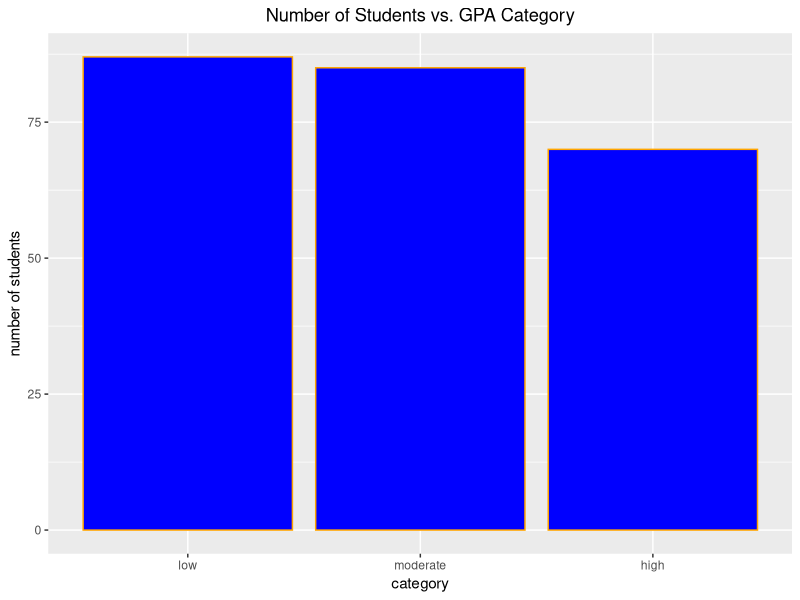
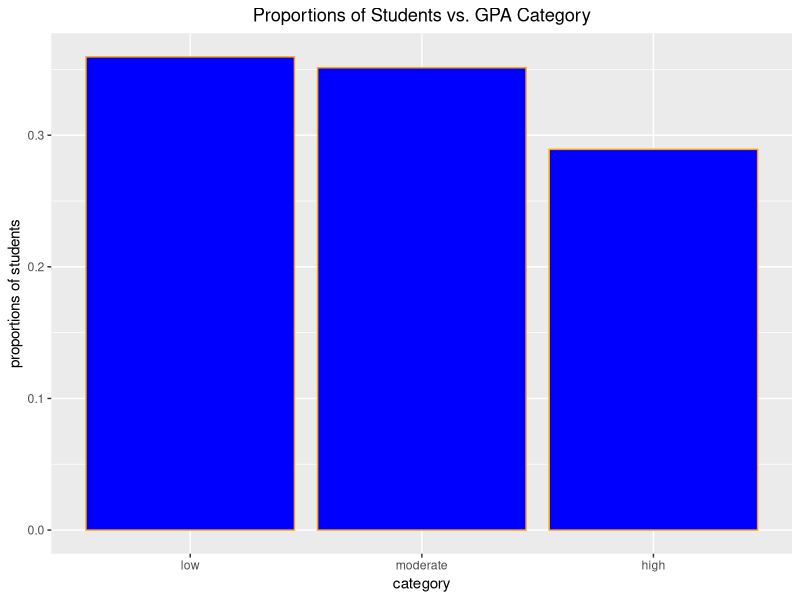
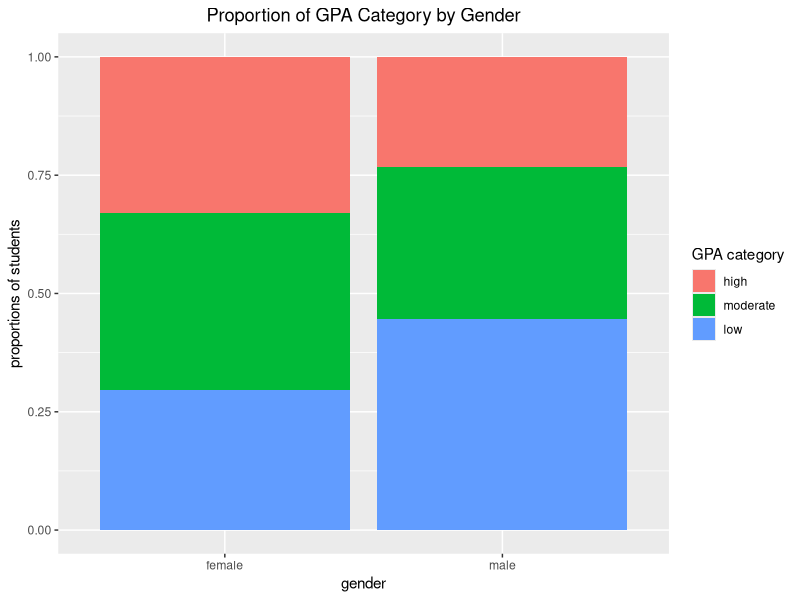
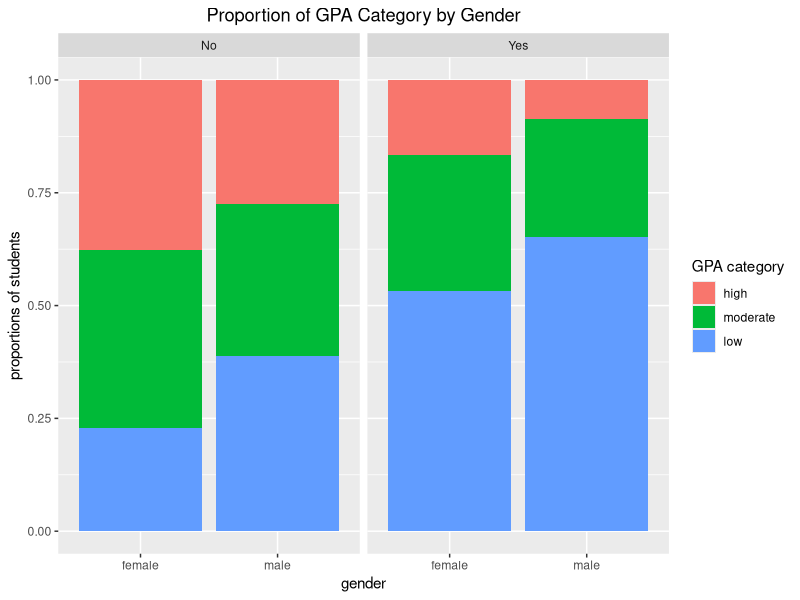
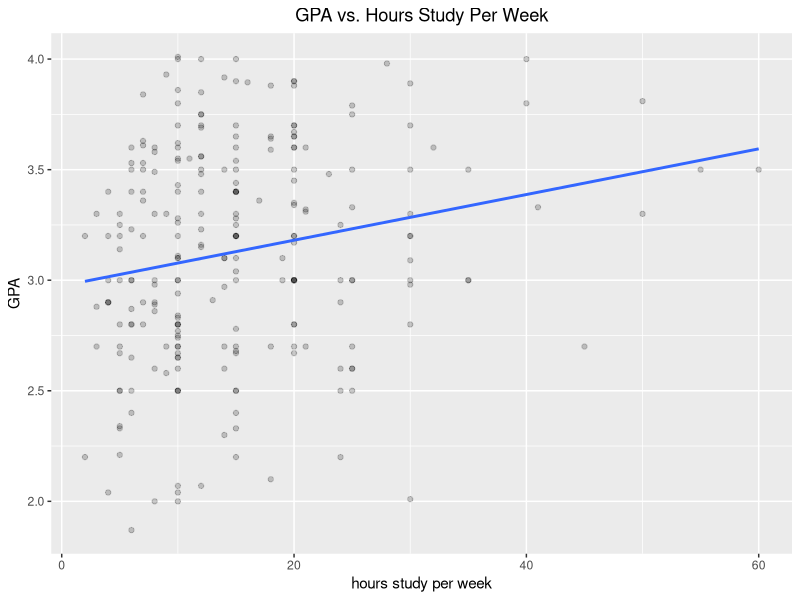
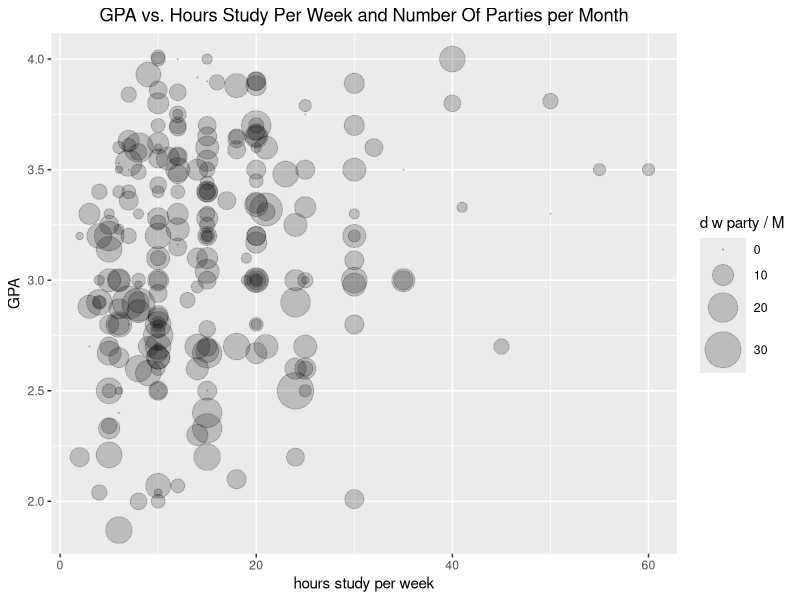
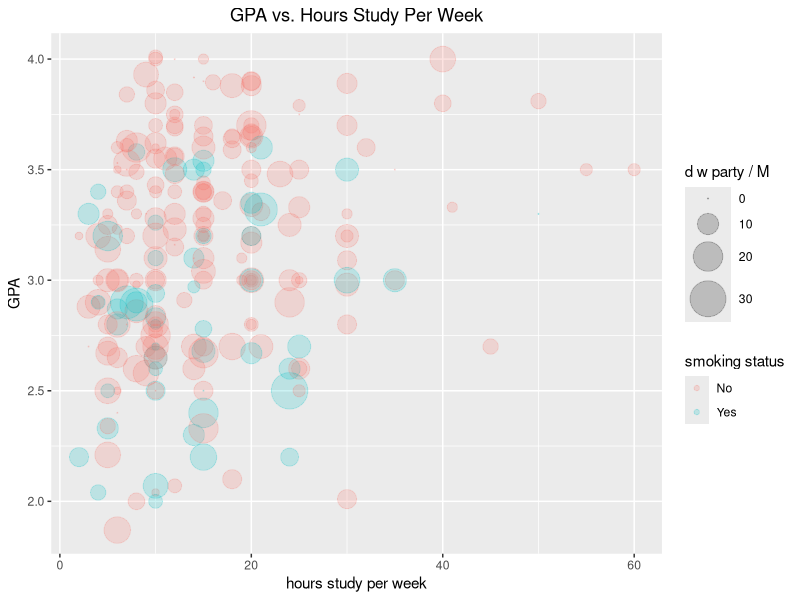

The R source for these figures, in order:
## ---- chunk 1
students_dataframe <-
    read.csv(
        file = "../../Module_1--Data_Wrangling/Guided_Question_Set/new_students.csv"
    )
head(students_dataframe, n = 3)
## ---- chunk 2
    table(students_dataframe$GPA.cat)[c("low", "moderate", "high")]
## ---- chunk 3
    library(dplyr)
    library(ggplot2)
    GPA_category <- students_dataframe %>% select(GPA.cat) %>% filter(!is.na(GPA.cat))
    colnames(GPA_category) <- "GPA_category"
    ggplot(data = GPA_category, aes(x = GPA_category)) +
        geom_bar(fill = "blue", color = "orange") +
        scale_x_discrete(limits = c("low", "moderate", "high")) +
        theme(
            plot.title = element_text(hjust = 0.5),
            axis.text.x = element_text(angle = 0)
        ) +
        labs(
            x = "category",
            y = "number of students",
            title = "Number of Students vs. GPA Category"
        )
## ---- chunk 4
    number_of_students <- nrow(GPA_category)
    proportion <-
        GPA_category %>%
            group_by(GPA_category) %>%
            summarize(numbers_of_students = n()) %>%
            mutate(proportions_of_students = numbers_of_students / number_of_students)
    ggplot(data = proportion, aes(x = GPA_category, y = proportions_of_students)) +
        geom_bar(stat = "identity", fill = "blue", color = "orange") +
        scale_x_discrete(limits = c("low", "moderate", "high")) +
        theme(
            plot.title = element_text(hjust = 0.5),
            axis.text.x = element_text(angle = 0)
        ) +
        labs(
            x = "category",
            y = "proportions of students",
            title = "Proportions of Students vs. GPA Category"
        )
## ---- chunk 5
    numbers_of_students_by_gender_and_GPA_category <-
        table(
            students_dataframe$Gender, students_dataframe$GPA.cat
        )[, c("low", "moderate", "high")]
    numbers_of_students_by_gender_and_GPA_category
    chisq.test(numbers_of_students_by_gender_and_GPA_category)
## ---- chunk 6
    percentages_of_students_by_gender_and_GPA_category <-
        round(prop.table(numbers_of_students_by_gender_and_GPA_category, 1) * 100, 2)
    percentages_of_students_by_gender_and_GPA_category
    chisq.test(percentages_of_students_by_gender_and_GPA_category)
## ---- chunk 7
    gender_and_GPA_category <-
        students_dataframe %>% select(Gender, GPA.cat) %>% filter(!is.na(GPA.cat))
    colnames(gender_and_GPA_category) <- c("gender", "GPA_category")
    proportion_of_GPA_category_by_gender <-
        gender_and_GPA_category %>%
            group_by(gender, GPA_category) %>%
            summarize(proportions_of_students = n()) %>%
            mutate(
                proportions_of_students = proportions_of_students / number_of_students
            )
    ggplot(
        proportion_of_GPA_category_by_gender,
        aes(
            fill = factor(GPA_category, levels = c("high", "moderate", "low")),
            x = gender,
            y = proportions_of_students
        )
    ) +
        geom_bar(position="fill", stat="identity") +
        scale_fill_discrete(name = "GPA category") +
        labs(
            x = "gender",
            y = "proportions of students",
            title = "Proportion of GPA Category by Gender"
        ) +
        theme(
            plot.title = element_text(hjust = 0.5),
            axis.text.x = element_text(angle = 0)
        )
## ---- chunk 8
    gender_smoking_status_and_GPA_category <-
        students_dataframe %>% select(Gender, Smoke, GPA.cat) %>% filter(!is.na(GPA.cat))
    colnames(gender_smoking_status_and_GPA_category) <-
        c("gender", "smoking_status", "GPA_category")
    proportion_of_GPA_category_by_gender_and_smoking_status <-
        gender_smoking_status_and_GPA_category %>%
            group_by(gender, smoking_status, GPA_category) %>%
            summarize(proportions_of_students = n()) %>%
            mutate(
                proportions_of_students = proportions_of_students / number_of_students
            )
    ggplot(
        proportion_of_GPA_category_by_gender_and_smoking_status,
        aes(
            fill = factor(GPA_category, levels = c("high", "moderate", "low")),
            x = gender,
            y = proportions_of_students
        )
    ) +
        geom_bar(position="fill", stat="identity") +
        scale_fill_discrete(name = "GPA category") +
        labs(
            x = "gender",
            y = "proportions of students",
            title = "Proportion of GPA Category by Gender"
        ) +
        theme(
            plot.title = element_text(hjust = 0.5),
            axis.text.x = element_text(angle = 0)
        ) +
        facet_wrap(~smoking_status)
## ---- chunk 9
    hours_study_per_week_and_GPA <-
        students_dataframe %>% select(StudyHrs, GPA) %>% filter(!is.na(GPA))
    colnames(hours_study_per_week_and_GPA) <- c("hours_study_per_week", "GPA")
    ggplot(hours_study_per_week_and_GPA, aes(x = hours_study_per_week, y = GPA)) +
        geom_point(alpha = 0.2) +
        geom_smooth(method = "lm", se = FALSE) +
        labs(
            x = "hours study per week",
            y = "GPA",
            title = "GPA vs. Hours Study Per Week"
        ) +
        theme(
            plot.title = element_text(hjust = 0.5),
            axis.text.x = element_text(angle = 0)
        )
    linear_model_for_GPA_versus_hours_study_per_week <-
        lm(GPA ~ hours_study_per_week, data = hours_study_per_week_and_GPA)
    summary(linear_model_for_GPA_versus_hours_study_per_week)
## ---- chunk 10
    hours_study_per_week_number_of_days_with_party_per_month_and_GPA <-
        students_dataframe %>%
            select(StudyHrs, PartyNum, GPA) %>%
            filter(!is.na(PartyNum) & !is.na(GPA))
    colnames(hours_study_per_week_number_of_days_with_party_per_month_and_GPA) <-
        c("hours_study_per_week", "number_of_days_with_party_per_month", "GPA")
    ggplot(
        hours_study_per_week_number_of_days_with_party_per_month_and_GPA,
        aes(
            x = hours_study_per_week,
            y = GPA,
            size = number_of_days_with_party_per_month
        )
    ) +
        geom_point(alpha = 0.2) +
        labs(
            x = "hours study per week",
            y = "GPA",
            size = "d w party / M",
            title = "GPA vs. Hours Study Per Week and Number Of Parties per Month"
        ) +
        scale_size(range = c(0.1, 12)) +
        theme(
            plot.title = element_text(hjust = 0.5),
            axis.text.x = element_text(angle = 0)
        )
## ---- chunk 11
    hours_study_per_week_number_of_days_with_party_per_month_smoking_status_and_GPA <-
        students_dataframe %>%
            select(StudyHrs, PartyNum, Smoke, GPA) %>%
            filter(!is.na(PartyNum) & !is.na(GPA))
    colnames(
        hours_study_per_week_number_of_days_with_party_per_month_smoking_status_and_GPA
    ) <-
        c(
            "hours_study_per_week",
            "number_of_days_with_party_per_month",
            "smoking_status",
            "GPA"
        )
    ggplot(
        hours_study_per_week_number_of_days_with_party_per_month_smoking_status_and_GPA,
        aes(
            x = hours_study_per_week,
            y = GPA,
            size = number_of_days_with_party_per_month,
            color = smoking_status
        )
    ) +
        geom_point(alpha = 0.2) +
        labs(
            x = "hours study per week",
            y = "GPA",
            size = "d w party / M",
            color= "smoking status",
            title = "GPA vs. Hours Study Per Week"
        ) +
        scale_size(range = c(0.1, 12)) +
        theme(
            plot.title = element_text(hjust = 0.5),
            axis.text.x = element_text(angle = 0)
        )
